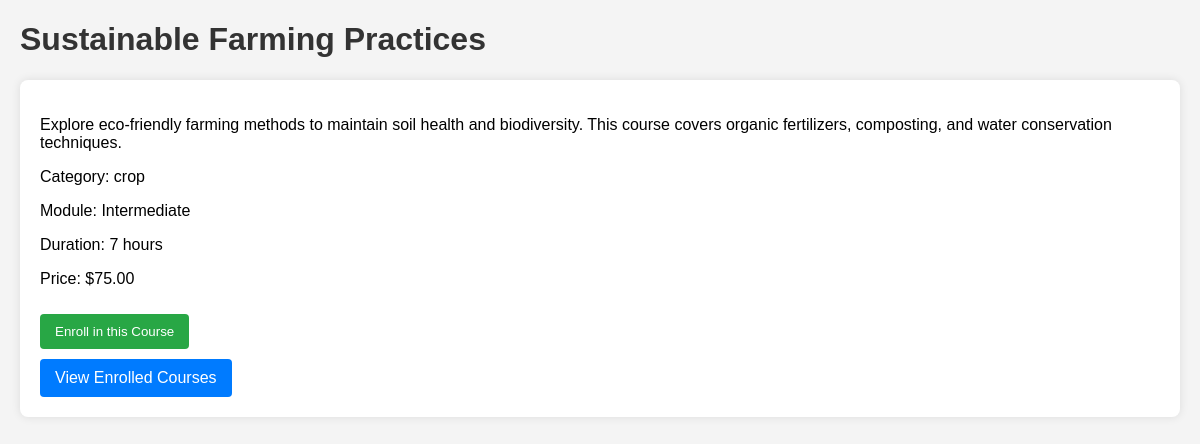
The app's page /project/views/user_coursedetails.php?id=2 (signed in) with its own data.
### tables this page shows
CREATE TABLE `courses` (
  `id` int(11) NOT NULL,
  `title` varchar(255) NOT NULL,
  `description` text NOT NULL,
  `category` varchar(255) NOT NULL,
  `module` varchar(255) DEFAULT NULL,
  `duration` int(11) DEFAULT NULL,
  `price` decimal(10,2) DEFAULT NULL,
  `image` varchar(255) DEFAULT NULL
);

### project/views/user_coursedetails.php (the view, shortened to what this page needs)
<?php
require_once '../config/database.php';
$id = $_GET['id'] ?? 0;
$query = "SELECT * FROM courses WHERE id = ?";
$stmt = $conn->prepare($query);
$stmt->bind_param("i", $id);
$stmt->execute();
$result = $stmt->get_result();
$course = $result->fetch_assoc();
?>
<!DOCTYPE html>
<html lang="en">
<head>
</head>
<body>
    <h1><?php echo htmlspecialchars($course['title']); ?></h1>
    <div class="course-details">
        <p><?php echo htmlspecialchars($course['description']); ?></p>
        <p>Category: <?php echo htmlspecialchars($course['category']); ?></p>
        <p>Module: <?php echo htmlspecialchars($course['module']); ?></p>
        <p>Duration: <?php echo htmlspecialchars($course['duration']); ?> hours</p>
        <p>Price: $<?php echo htmlspecialchars($course['price']); ?></p>
        <form method="POST">
            <button type="submit">Enroll in this Course</button>
        </form>
        <a class="return-button" href="user_enrollments.php">View Enrolled Courses</a>
    </div>
</body>
</html>

### project/views/user_coursedetails.php (style rules this page uses)
body { font-family: Arial, sans-serif; margin: 20px; background-color: #f4f4f4; }
h1, h2 { color: #333; }
.course-details { background-color: #fff; padding: 20px; border-radius: 8px; box-shadow: 0 0 10px rgba(0, 0, 0, 0.1); }
button { margin-top: 10px; padding: 10px 15px; background-color: #28a745; color: white; border: none; border-radius: 4px; cursor: pointer; }
.return-button { margin-top: 10px; padding: 10px 15px; background-color: #007bff; color: white; border: none; border-radius: 4px; cursor: pointer; text-decoration: none; display: inline-block; }

### records on screen
courses: title "Sustainable Farming Practices", description "Explore eco-friendly farming methods to maintain soil health and biodiversity. This course covers organic fertilizers, composting, and water conservation techniques.", category "crop", module "Intermediate", duration "7", price "75.00"
